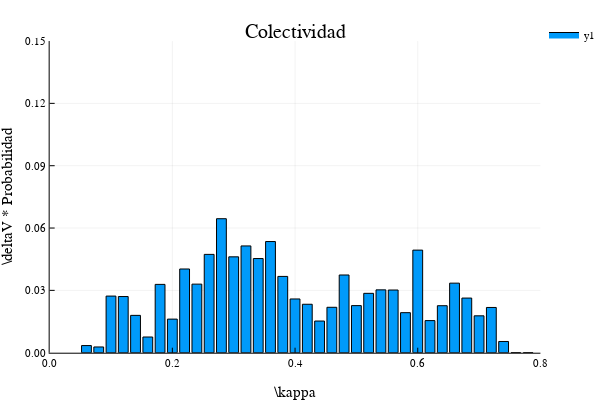

Notebook source saved alongside this figure:
### Markdown cell above
### Colectividad

### Code cell
# Los bins van de 0 a la fqcia más alta + 10%
top_κ = maximum(κ_modes_2w9y)
bins_κ = collect(0.05:.02:.8)

# Histograma ponderado
Wbins_κ_2w9y, Whis_κ_2w9y = JUMD.WeightedHist(κ_modes_2w9y, bins_κ, abs.(vgv_2w9y),
    true, false);

bar(Wbins_κ_2w9y, Whis_κ_2w9y,
    title = "Colectividad",
    xlims = (0, .8), ylims = (0, .15),
    yaxis = "\\deltaV * Probabilidad", xaxis = "\\kappa")

### Figure 1 — Plotly figure (JSON) as saved in the notebook; plotly's stock layout.template omitted (floating-point values rounded to 4 significant figures)
{"data": [{"fill": "tozeroy", "fillcolor": "rgba(0, 154, 250, 1.000)", "legendgroup": "y1", "line": {"color": "rgba(0, 0, 0, 1)", "dash": "solid", "width": 1}, "mode": "lines", "name": "y1", "showlegend": true, "type": "scatter", "x": [0.052, 0.052, 0.068, 0.068, 0.052, 0.052], "xaxis": "x", "y": [0.003433, 0, 0, 0.003433, 0.003433, 0.003433], "yaxis": "y"}, {"fill": "tozeroy", "fillcolor": "rgba(0, 154, 250, 1.000)", "legendgroup": "y1", "line": {"color": "rgba(0, 0, 0, 1)", "dash": "solid", "width": 1}, "mode": "lines", "name": "y1", "showlegend": false, "type": "scatter", "x": [0.072, 0.072, 0.088, 0.088, 0.072, 0.072], "xaxis": "x", "y": [0.002769, 0, 0, 0.002769, 0.002769, 0.002769], "yaxis": "y"}, {"fill": "tozeroy", "fillcolor": "rgba(0, 154, 250, 1.000)", "legendgroup": "y1", "line": {"color": "rgba(0, 0, 0, 1)", "dash": "solid", "width": 1}, "mode": "lines", "name": "y1", "showlegend": false, "type": "scatter", "x": [0.092, 0.092, 0.108, 0.108, 0.092, 0.092], "xaxis": "x", "y": [0.02725, 0, 0, 0.02725, 0.02725, 0.02725], "yaxis": "y"}, {"fill": "tozeroy", "fillcolor": "rgba(0, 154, 250, 1.000)", "legendgroup": "y1", "line": {"color": "rgba(0, 0, 0, 1)", "dash": "solid", "width": 1}, "mode": "lines", "name": "y1", "showlegend": false, "type": "scatter", "x": [0.112, 0.112, 0.128, 0.128, 0.112, 0.112], "xaxis": "x", "y": [0.02704, 0, 0, 0.02704, 0.02704, 0.02704], "yaxis": "y"}, {"fill": "tozeroy", "fillcolor": "rgba(0, 154, 250, 1.000)", "legendgroup": "y1", "line": {"color": "rgba(0, 0, 0, 1)", "dash": "solid", "width": 1}, "mode": "lines", "name": "y1", "showlegend": false, "type": "scatter", "x": [0.132, 0.132, 0.148, 0.148, 0.132, 0.132], "xaxis": "x", "y": [0.01797, 0, 0, 0.01797, 0.01797, 0.01797], "yaxis": "y"}, {"fill": "tozeroy", "fillcolor": "rgba(0, 154, 250, 1.000)", "legendgroup": "y1", "line": {"color": "rgba(0, 0, 0, 1)", "dash": "solid", "width": 1}, "mode": "lines", "name": "y1", "showlegend": false, "type": "scatter", "x": [0.152, 0.152, 0.168, 0.168, 0.152, 0.152], "xaxis": "x", "y": [0.007558, 0, 0, 0.007558, 0.007558, 0.007558], "yaxis": "y"}, {"fill": "tozeroy", "fillcolor": "rgba(0, 154, 250, 1.000)", "legendgroup": "y1", "line": {"color": "rgba(0, 0, 0, 1)", "dash": "solid", "width": 1}, "mode": "lines", "name": "y1", "showlegend": false, "type": "scatter", "x": [0.172, 0.172, 0.188, 0.188, 0.172, 0.172], "xaxis": "x", "y": [0.03288, 0, 0, 0.03288, 0.03288, 0.03288], "yaxis": "y"}, {"fill": "tozeroy", "fillcolor": "rgba(0, 154, 250, 1.000)", "legendgroup": "y1", "line": {"color": "rgba(0, 0, 0, 1)", "dash": "solid", "width": 1}, "mode": "lines", "name": "y1", "showlegend": false, "type": "scatter", "x": [0.192, 0.192, 0.208, 0.208, 0.192, 0.192], "xaxis": "x", "y": [0.01617, 0, 0, 0.01617, 0.01617, 0.01617], "yaxis": "y"}, {"fill": "tozeroy", "fillcolor": "rgba(0, 154, 250, 1.000)", "legendgroup": "y1", "line": {"color": "rgba(0, 0, 0, 1)", "dash": "solid", "width": 1}, "mode": "lines", "name": "y1", "showlegend": false, "type": "scatter", "x": [0.212, 0.212, 0.228, 0.228, 0.212, 0.212], "xaxis": "x", "y": [0.04029, 0, 0, 0.04029, 0.04029, 0.04029], "yaxis": "y"}, {"fill": "tozeroy", "fillcolor": "rgba(0, 154, 250, 1.000)", "legendgroup": "y1", "line": {"color": "rgba(0, 0, 0, 1)", "dash": "solid", "width": 1}, "mode": "lines", "name": "y1", "showlegend": false, "type": "scatter", "x": [0.232, 0.232, 0.248, 0.248, 0.232, 0.232], "xaxis": "x", "y": [0.033, 0, 0, 0.033, 0.033, 0.033], "yaxis": "y"}, {"fill": "tozeroy", "fillcolor": "rgba(0, 154, 250, 1.000)", "legendgroup": "y1", "line": {"color": "rgba(0, 0, 0, 1)", "dash": "solid", "width": 1}, "mode": "lines", "name": "y1", "showlegend": false, "type": "scatter", "x": [0.252, 0.252, 0.268, 0.268, 0.252, 0.252], "xaxis": "x", "y": [0.04732, 0, 0, 0.04732, 0.04732, 0.04732], "yaxis": "y"}, {"fill": "tozeroy", "fillcolor": "rgba(0, 154, 250, 1.000)", "legendgroup": "y1", "line": {"color": "rgba(0, 0, 0, 1)", "dash": "solid", "width": 1}, "mode": "lines", "name": "y1", "showlegend": false, "type": "scatter", "x": [0.272, 0.272, 0.288, 0.288, 0.272, 0.272], "xaxis": "x", "y": [0.06449, 0, 0, 0.06449, 0.06449, 0.06449], "yaxis": "y"}, {"fill": "tozeroy", "fillcolor": "rgba(0, 154, 250, 1.000)", "legendgroup": "y1", "line": {"color": "rgba(0, 0, 0, 1)", "dash": "solid", "width": 1}, "mode": "lines", "name": "y1", "showlegend": false, "type": "scatter", "x": [0.292, 0.292, 0.308, 0.308, 0.292, 0.292], "xaxis": "x", "y": [0.04614, 0, 0, 0.04614, 0.04614, 0.04614], "yaxis": "y"}, {"fill": "tozeroy", "fillcolor": "rgba(0, 154, 250, 1.000)", "legendgroup": "y1", "line": {"color": "rgba(0, 0, 0, 1)", "dash": "solid", "width": 1}, "mode": "lines", "name": "y1", "showlegend": false, "type": "scatter", "x": [0.312, 0.312, 0.328, 0.328, 0.312, 0.312], "xaxis": "x", "y": [0.05139, 0, 0, 0.05139, 0.05139, 0.05139], "yaxis": "y"}, {"fill": "tozeroy", "fillcolor": "rgba(0, 154, 250, 1.000)", "legendgroup": "y1", "line": {"color": "rgba(0, 0, 0, 1)", "dash": "solid", "width": 1}, "mode": "lines", "name": "y1", "showlegend": false, "type": "scatter", "x": [0.332, 0.332, 0.348, 0.348, 0.332, 0.332], "xaxis": "x", "y": [0.04532, 0, 0, 0.04532, 0.04532, 0.04532], "yaxis": "y"}, {"fill": "tozeroy", "fillcolor": "rgba(0, 154, 250, 1.000)", "legendgroup": "y1", "line": {"color": "rgba(0, 0, 0, 1)", "dash": "solid", "width": 1}, "mode": "lines", "name": "y1", "showlegend": false, "type": "scatter", "x": [0.352, 0.352, 0.368, 0.368, 0.352, 0.352], "xaxis": "x", "y": [0.05351, 0, 0, 0.05351, 0.05351, 0.05351], "yaxis": "y"}, {"fill": "tozeroy", "fillcolor": "rgba(0, 154, 250, 1.000)", "legendgroup": "y1", "line": {"color": "rgba(0, 0, 0, 1)", "dash": "solid", "width": 1}, "mode": "lines", "name": "y1", "showlegend": false, "type": "scatter", "x": [0.372, 0.372, 0.388, 0.388, 0.372, 0.372], "xaxis": "x", "y": [0.03672, 0, 0, 0.03672, 0.03672, 0.03672], "yaxis": "y"}, {"fill": "tozeroy", "fillcolor": "rgba(0, 154, 250, 1.000)", "legendgroup": "y1", "line": {"color": "rgba(0, 0, 0, 1)", "dash": "solid", "width": 1}, "mode": "lines", "name": "y1", "showlegend": false, "type": "scatter", "x": [0.392, 0.392, 0.408, 0.408, 0.392, 0.392], "xaxis": "x", "y": [0.02586, 0, 0, 0.02586, 0.02586, 0.02586], "yaxis": "y"}, {"fill": "tozeroy", "fillcolor": "rgba(0, 154, 250, 1.000)", "legendgroup": "y1", "line": {"color": "rgba(0, 0, 0, 1)", "dash": "solid", "width": 1}, "mode": "lines", "name": "y1", "showlegend": false, "type": "scatter", "x": [0.412, 0.412, 0.428, 0.428, 0.412, 0.412], "xaxis": "x", "y": [0.02332, 0, 0, 0.02332, 0.02332, 0.02332], "yaxis": "y"}, {"fill": "tozeroy", "fillcolor": "rgba(0, 154, 250, 1.000)", "legendgroup": "y1", "line": {"color": "rgba(0, 0, 0, 1)", "dash": "solid", "width": 1}, "mode": "lines", "name": "y1", "showlegend": false, "type": "scatter", "x": [0.432, 0.432, 0.448, 0.448, 0.432, 0.432], "xaxis": "x", "y": [0.01525, 0, 0, 0.01525, 0.01525, 0.01525], "yaxis": "y"}, {"fill": "tozeroy", "fillcolor": "rgba(0, 154, 250, 1.000)", "legendgroup": "y1", "line": {"color": "rgba(0, 0, 0, 1)", "dash": "solid", "width": 1}, "mode": "lines", "name": "y1", "showlegend": false, "type": "scatter", "x": [0.452, 0.452, 0.468, 0.468, 0.452, 0.452], "xaxis": "x", "y": [0.02186, 0, 0, 0.02186, 0.02186, 0.02186], "yaxis": "y"}, {"fill": "tozeroy", "fillcolor": "rgba(0, 154, 250, 1.000)", "legendgroup": "y1", "line": {"color": "rgba(0, 0, 0, 1)", "dash": "solid", "width": 1}, "mode": "lines", "name": "y1", "showlegend": false, "type": "scatter", "x": [0.472, 0.472, 0.488, 0.488, 0.472, 0.472], "xaxis": "x", "y": [0.0374, 0, 0, 0.0374, 0.0374, 0.0374], "yaxis": "y"}, {"fill": "tozeroy", "fillcolor": "rgba(0, 154, 250, 1.000)", "legendgroup": "y1", "line": {"color": "rgba(0, 0, 0, 1)", "dash": "solid", "width": 1}, "mode": "lines", "name": "y1", "showlegend": false, "type": "scatter", "x": [0.492, 0.492, 0.508, 0.508, 0.492, 0.492], "xaxis": "x", "y": [0.02266, 0, 0, 0.02266, 0.02266, 0.02266], "yaxis": "y"}, {"fill": "tozeroy", "fillcolor": "rgba(0, 154, 250, 1.000)", "legendgroup": "y1", "line": {"color": "rgba(0, 0, 0, 1)", "dash": "solid", "width": 1}, "mode": "lines", "name": "y1", "showlegend": false, "type": "scatter", "x": [0.512, 0.512, 0.528, 0.528, 0.512, 0.512], "xaxis": "x", "y": [0.02858, 0, 0, 0.02858, 0.02858, 0.02858], "yaxis": "y"}, {"fill": "tozeroy", "fillcolor": "rgba(0, 154, 250, 1.000)", "legendgroup": "y1", "line": {"color": "rgba(0, 0, 0, 1)", "dash": "solid", "width": 1}, "mode": "lines", "name": "y1", "showlegend": false, "type": "scatter", "x": [0.532, 0.532, 0.548, 0.548, 0.532, 0.532], "xaxis": "x", "y": [0.03024, 0, 0, 0.03024, 0.03024, 0.03024], "yaxis": "y"}, {"fill": "tozeroy", "fillcolor": "rgba(0, 154, 250, 1.000)", "legendgroup": "y1", "line": {"color": "rgba(0, 0, 0, 1)", "dash": "solid", "width": 1}, "mode": "lines", "name": "y1", "showlegend": false, "type": "scatter", "x": [0.552, 0.552, 0.568, 0.568, 0.552, 0.552], "xaxis": "x", "y": [0.03017, 0, 0, 0.03017, 0.03017, 0.03017], "yaxis": "y"}, {"fill": "tozeroy", "fillcolor": "rgba(0, 154, 250, 1.000)", "legendgroup": "y1", "line": {"color": "rgba(0, 0, 0, 1)", "dash": "solid", "width": 1}, "mode": "lines", "name": "y1", "showlegend": false, "type": "scatter", "x": [0.572, 0.572, 0.588, 0.588, 0.572, 0.572], "xaxis": "x", "y": [0.01927, 0, 0, 0.01927, 0.01927, 0.01927], "yaxis": "y"}, {"fill": "tozeroy", "fillcolor": "rgba(0, 154, 250, 1.000)", "legendgroup": "y1", "line": {"color": "rgba(0, 0, 0, 1)", "dash": "solid", "width": 1}, "mode": "lines", "name": "y1", "showlegend": false, "type": "scatter", "x": [0.592, 0.592, 0.608, 0.608, 0.592, 0.592], "xaxis": "x", "y": [0.04938, 0, 0, 0.04938, 0.04938, 0.04938], "yaxis": "y"}, {"fill": "tozeroy", "fillcolor": "rgba(0, 154, 250, 1.000)", "legendgroup": "y1", "line": {"color": "rgba(0, 0, 0, 1)", "dash": "solid", "width": 1}, "mode": "lines", "name": "y1", "showlegend": false, "type": "scatter", "x": [0.612, 0.612, 0.628, 0.628, 0.612, 0.612], "xaxis": "x", "y": [0.01545, 0, 0, 0.01545, 0.01545, 0.01545], "yaxis": "y"}, {"fill": "tozeroy", "fillcolor": "rgba(0, 154, 250, 1.000)", "legendgroup": "y1", "line": {"color": "rgba(0, 0, 0, 1)", "dash": "solid", "width": 1}, "mode": "lines", "name": "y1", "showlegend": false, "type": "scatter", "x": [0.632, 0.632, 0.648, 0.648, 0.632, 0.632], "xaxis": "x", "y": [0.02262, 0, 0, 0.02262, 0.02262, 0.02262], "yaxis": "y"}, {"fill": "tozeroy", "fillcolor": "rgba(0, 154, 250, 1.000)", "legendgroup": "y1", "line": {"color": "rgba(0, 0, 0, 1)", "dash": "solid", "width": 1}, "mode": "lines", "name": "y1", "showlegend": false, "type": "scatter", "x": [0.652, 0.652, 0.668, 0.668, 0.652, 0.652], "xaxis": "x", "y": [0.03347, 0, 0, 0.03347, 0.03347, 0.03347], "yaxis": "y"}, {"fill": "tozeroy", "fillcolor": "rgba(0, 154, 250, 1.000)", "legendgroup": "y1", "line": {"color": "rgba(0, 0, 0, 1)", "dash": "solid", "width": 1}, "mode": "lines", "name": "y1", "showlegend": false, "type": "scatter", "x": [0.672, 0.672, 0.688, 0.688, 0.672, 0.672], "xaxis": "x", "y": [0.02629, 0, 0, 0.02629, 0.02629, 0.02629], "yaxis": "y"}, {"fill": "tozeroy", "fillcolor": "rgba(0, 154, 250, 1.000)", "legendgroup": "y1", "line": {"color": "rgba(0, 0, 0, 1)", "dash": "solid", "width": 1}, "mode": "lines", "name": "y1", "showlegend": false, "type": "scatter", "x": [0.692, 0.692, 0.708, 0.708, 0.692, 0.692], "xaxis": "x", "y": [0.01775, 0, 0, 0.01775, 0.01775, 0.01775], "yaxis": "y"}, {"fill": "tozeroy", "fillcolor": "rgba(0, 154, 250, 1.000)", "legendgroup": "y1", "line": {"color": "rgba(0, 0, 0, 1)", "dash": "solid", "width": 1}, "mode": "lines", "name": "y1", "showlegend": false, "type": "scatter", "x": [0.712, 0.712, 0.728, 0.728, 0.712, 0.712], "xaxis": "x", "y": [0.02177, 0, 0, 0.02177, 0.02177, 0.02177], "yaxis": "y"}, {"fill": "tozeroy", "fillcolor": "rgba(0, 154, 250, 1.000)", "legendgroup": "y1", "line": {"color": "rgba(0, 0, 0, 1)", "dash": "solid", "width": 1}, "mode": "lines", "name": "y1", "showlegend": false, "type": "scatter", "x": [0.732, 0.732, 0.748, 0.748, 0.732, 0.732], "xaxis": "x", "y": [0.005406, 0, 0, 0.005406, 0.005406, 0.005406], "yaxis": "y"}, {"fill": "tozeroy", "fillcolor": "rgba(0, 154, 250, 1.000)", "legendgroup": "y1", "line": {"color": "rgba(0, 0, 0, 1)", "dash": "solid", "width": 1}, "mode": "lines", "name": "y1", "showlegend": false, "type": "scatter", "x": [0.752, 0.752, 0.768, 0.768, 0.752, 0.752], "xaxis": "x", "y": [0, 0, 0, 0, 0, 0], "yaxis": "y"}, {"fill": "tozeroy", "fillcolor": "rgba(0, 154, 250, 1.000)", "legendgroup": "y1", "line": {"color": "rgba(0, 0, 0, 1)", "dash": "solid", "width": 1}, "mode": "lines", "name": "y1", "showlegend": false, "type": "scatter", "x": [0.772, 0.772, 0.788, 0.788, 0.772, 0.772], "xaxis": "x", "y": [0, 0, 0, 0, 0, 0], "yaxis": "y"}], "layout": {"annotations": [{"font": {"color": "rgba(0, 0, 0, 1)", "family": "sans-serif", "size": 20}, "rotation": 0, "showarrow": false, "text": "Colectividad", "x": 0.5424, "xanchor": "center", "xref": "paper", "y": 1, "yanchor": "top", "yref": "paper"}], "height": 400, "legend": {"bgcolor": "rgba(255, 255, 255, 1.000)", "bordercolor": "rgba(0, 0, 0, 1)", "font": {"color": "rgba(0, 0, 0, 1)", "family": "sans-serif", "size": 11}, "tracegroupgap": 0, "x": 1, "y": 1}, "margin": {"b": 20, "l": 0, "r": 0, "t": 20}, "paper_bgcolor": "rgba(255, 255, 255, 1.000)", "plot_bgcolor": "rgba(255, 255, 255, 1.000)", "showlegend": true, "width": 600, "xaxis": {"anchor": "y", "domain": [0.09128, 0.9934], "gridcolor": "rgba(0, 0, 0, 0.1)", "gridwidth": 0.5, "linecolor": "rgba(0, 0, 0, 1)", "mirror": false, "range": [0, 0.8], "showgrid": true, "showline": true, "showticklabels": true, "tickangle": 0, "tickcolor": "rgb(0, 0, 0)", "tickfont": {"color": "rgba(0, 0, 0, 1)", "family": "sans-serif", "size": 11}, "tickmode": "array", "ticks": "inside", "ticktext": ["0.0", "0.2", "0.4", "0.6", "0.8"], "tickvals": [0, 0.2, 0.4, 0.6, 0.8], "title": "\\kappa", "titlefont": {"color": "rgba(0, 0, 0, 1)", "family": "sans-serif", "size": 15}, "type": "linear", "visible": true, "zeroline": false, "zerolinecolor": "rgba(0, 0, 0, 1)"}, "yaxis": {"anchor": "x", "domain": [0.07581, 0.9415], "gridcolor": "rgba(0, 0, 0, 0.1)", "gridwidth": 0.5, "linecolor": "rgba(0, 0, 0, 1)", "mirror": false, "range": [0, 0.15], "showgrid": true, "showline": true, "showticklabels": true, "tickangle": 0, "tickcolor": "rgb(0, 0, 0)", "tickfont": {"color": "rgba(0, 0, 0, 1)", "family": "sans-serif", "size": 11}, "tickmode": "array", "ticks": "inside", "ticktext": ["0.00", "0.03", "0.06", "0.09", "0.12", "0.15"], "tickvals": [0, 0.03, 0.06, 0.09, 0.12, 0.15], "title": "\\deltaV * Probabilidad", "titlefont": {"color": "rgba(0, 0, 0, 1)", "family": "sans-serif", "size": 15}, "type": "linear", "visible": true, "zeroline": false, "zerolinecolor": "rgba(0, 0, 0, 1)"}}}
